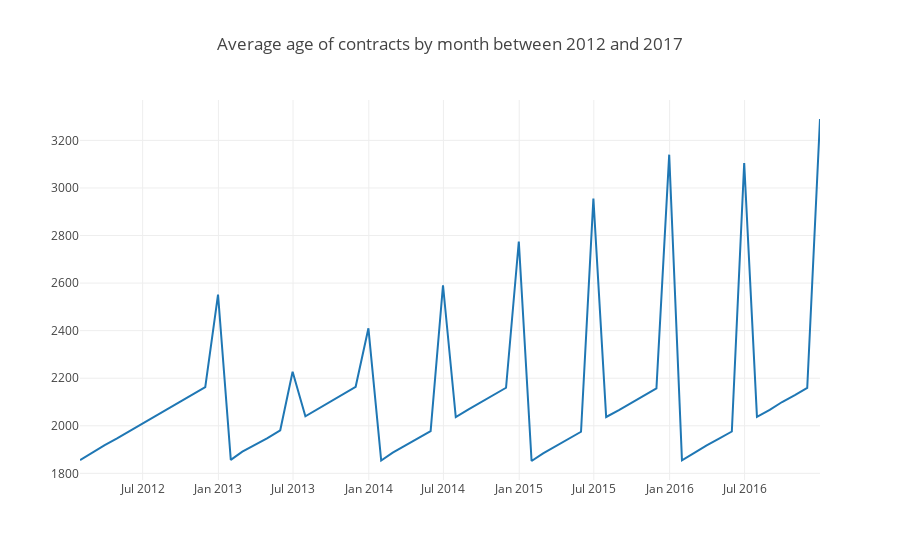

Notebook code for this chart:
### Code cell
ages['month'] = ages.index.map(lambda x: int(x[-2:]))
ages['date'] = [pd.Timestamp(y, m, 1) for y, m in zip(ages['year'].values, ages['month'].values)]
g = ages.set_index('date').groupby(pd.Grouper(freq='M'))
age_by_month = g.mean()
age_by_month_limited = age_by_month[age_by_month['year'] >= 2012]
data=[Scatter(x=age_by_month_limited.index, y=age_by_month_limited.age)]
plot(data, title='Average age of contracts by month between 2012 and 2017', show_legend=False)

### Figure 1 — Plotly figure (JSON) as saved in the notebook; plotly's stock layout.template omitted (floating-point values rounded to 4 significant figures)
{"data": [{"hoverinfo": "skip", "type": "scatter", "x": ["2012-01-31", "2012-02-29", "2012-03-31", "2012-04-30", "2012-05-31", "2012-06-30", "2012-07-31", "2012-08-31", "2012-09-30", "2012-10-31", "2012-11-30", "2012-12-31", "2013-01-31", "2013-02-28", "2013-03-31", "2013-04-30", "2013-05-31", "2013-06-30", "2013-07-31", "2013-08-31", "2013-09-30", "2013-10-31", "2013-11-30", "2013-12-31", "2014-01-31", "2014-02-28", "2014-03-31", "2014-04-30", "2014-05-31", "2014-06-30", "2014-07-31", "2014-08-31", "2014-09-30", "2014-10-31", "2014-11-30", "2014-12-31", "2015-01-31", "2015-02-28", "2015-03-31", "2015-04-30", "2015-05-31", "2015-06-30", "2015-07-31", "2015-08-31", "2015-09-30", "2015-10-31", "2015-11-30", "2015-12-31", "2016-01-31", "2016-02-29", "2016-03-31", "2016-04-30", "2016-05-31", "2016-06-30", "2016-07-31", "2016-08-31", "2016-09-30", "2016-10-31", "2016-11-30", "2016-12-31"], "y": [1856, 1887, 1919, 1947, 1978, 2010, 2039, 2069, 2101, 2131, 2163, 2552, 1857, 1891, 1920, 1948, 1981, 2227, 2040, 2072, 2101, 2132, 2164, 2410, 1854, 1887, 1917, 1945, 1978, 2591, 2037, 2069, 2098, 2131, 2160, 2775, 1852, 1884, 1915, 1943, 1975, 2955, 2037, 2066, 2096, 2129, 2157, 3140, 1855, 1885, 1918, 1946, 1976, 3105, 2038, 2067, 2100, 2129, 2159, 3290]}], "layout": {"legend": {"orientation": "h"}, "showlegend": false, "title": "Average age of contracts by month between 2012 and 2017", "xaxis": {"fixedrange": true}, "yaxis": {"fixedrange": true}}}
